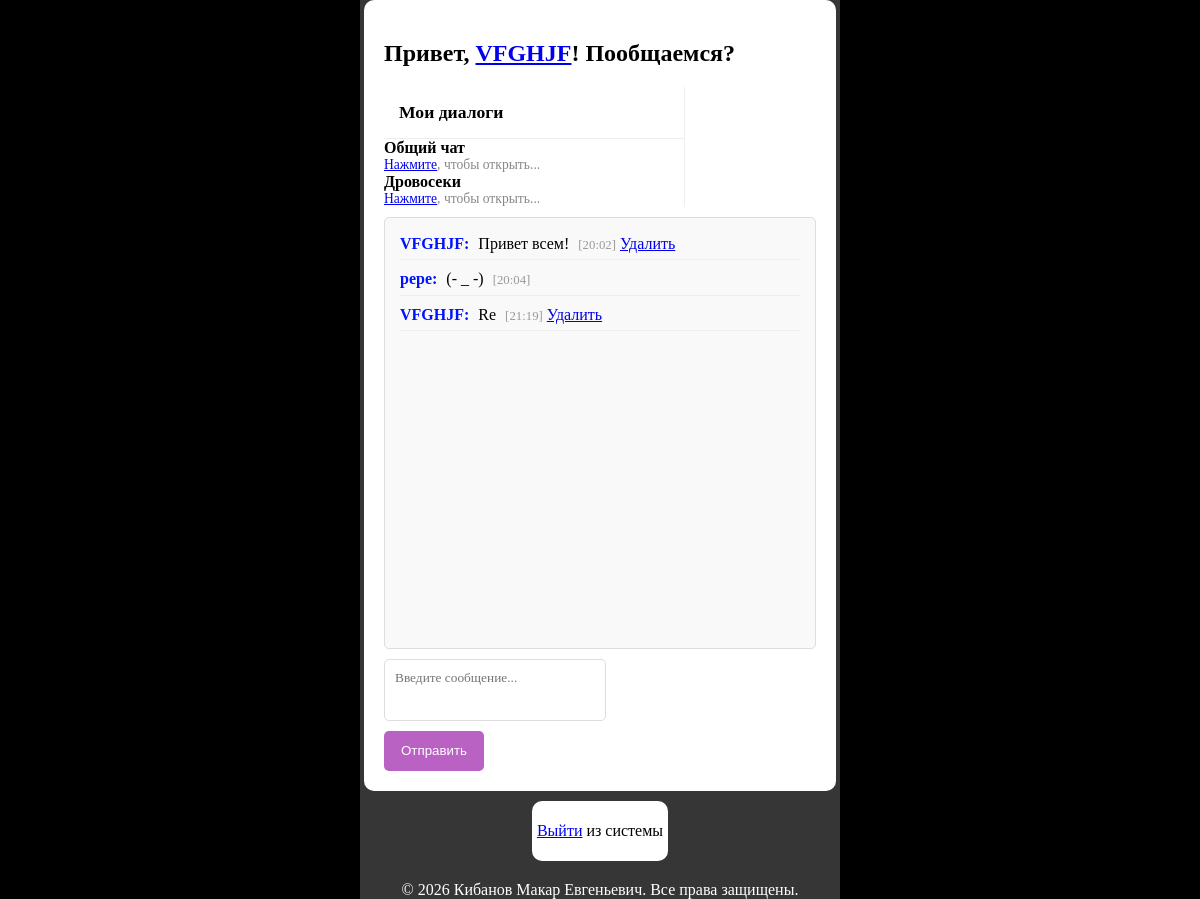
The page /intropage.php?view=2 (signed in) on the database its author committed.
### tables this page shows
CREATE TABLE `chats` (
  `Id` int NOT NULL,
  `Title` varchar(255) NOT NULL
);

CREATE TABLE `messages` (
  `id` int NOT NULL,
  `chat_id` int NOT NULL,
  `user_id` int NOT NULL,
  `content` varchar(50) NOT NULL,
  `send_time` datetime NOT NULL DEFAULT CURRENT_TIMESTAMP
);

CREATE TABLE `users` (
  `id` int NOT NULL,
  `full_name` varchar(32) NOT NULL DEFAULT '',
  `email` varchar(32) NOT NULL DEFAULT '',
  `username` varchar(20) NOT NULL DEFAULT '',
  `password` varchar(32) NOT NULL DEFAULT ''
);

### includes/Msg.php (the view)
<?php
    if(isset($_GET['view'])) {
        require_once "includes/connection.php";
        $result = mysqli_query($db, "SELECT m.id, m.content, m.send_time, u.username FROM `messages` m
                                     JOIN `users` u ON m.user_id = u.id
                                     WHERE chat_id = {$_GET['view']}
                                     ORDER BY m.send_time ASC");
        while($row = mysqli_fetch_assoc($result)) {
            $messages[] = [
                'id' => $row['id'],
                'name' => $row['username'],
                'content' => $row['content'],
                'send_time' => $row['send_time']
            ];
        }
        if(!empty($messages)) :
            foreach($messages as $msg) : ?>
            <div class="message">
                <b class="author"><?= htmlspecialchars($msg['name']) ?>:</b>
                <span class="text"><?= htmlspecialchars($msg['content']) ?></span>
                <small class="time">[<?= date('H:i', strtotime($msg['send_time'])) ?>]</small>
                <?php
                    if ($msg['name'] == $_SESSION['session_username']) echo "<a href='includes/deleteMsg.php?view={$_GET['view']}&user={$msg['name']}&id={$msg['id']}'>Удалить</a>";
                ?>
            </div>
<?php
            endforeach;
        endif; }
?>

### includes/chats.php
<?php
    require_once "includes/connection.php";
    $result = mysqli_query($db, "SELECT chats.id, chats.title
                                FROM chats
                                JOIN `chatMembers` ON chats.id = chatMembers.chat_id
                                WHERE chatMembers.user_id = {$_SESSION['session_user_id']};");
    if (mysqli_num_rows($result) != 0) :
    while($row = mysqli_fetch_assoc($result)) {
        $allChats[] = [
            'id' => $row['id'],
            'title' => $row['title']
        ];
    }
    foreach($allChats as $chat): ?>
    <div class="chat-info">
        <div class="chat-name"><?= htmlspecialchars($chat['title']) ?></div>
        <div class="chat-last-msg"><a href="intropage.php?view=<?= $chat['id']; ?>">Нажмите</a>, чтобы открыть...</div>
    </div>
<?php
    endforeach;
    endif;
?>

### css/style.css (style rules this page uses)
html { display: flex; background: black; justify-content: center; align-items: center; min-height: 100vh; }
body { width: 480px; min-height: 100vh; margin: 0; background: rgb(54, 54, 54); display: flex; flex-direction: column; justify-content: center; align-items: center; }
.chat-info { overflow-y: hidden; }
.chat-name { font-weight: 600; white-space: nowrap; overflow: hidden; text-overflow: ellipsis; }
.chat-last-msg { font-size: 0.85rem; color: #888; white-space: nowrap; overflow: hidden; text-overflow: ellipsis; }
.message { margin-bottom: 8px; line-height: 1.4; border-bottom: 1px solid #eee; padding-bottom: 4px; }
.author { color: rgb(0, 17, 255); margin-right: 5px; }
.time { color: #999; font-size: 0.8em; margin-left: 5px; }

### rows shown on the page
chats: Title "Дровосеки"
messages: user.username "VFGHJF", content "Привет всем!", send_time "20:02"
messages: user.username "pepe", content "(- _ -)", send_time "20:04"
messages: user.username "VFGHJF", content "Re", send_time "21:19"

### other values the page prints
$_SESSION["session_username"] "VFGHJF"
